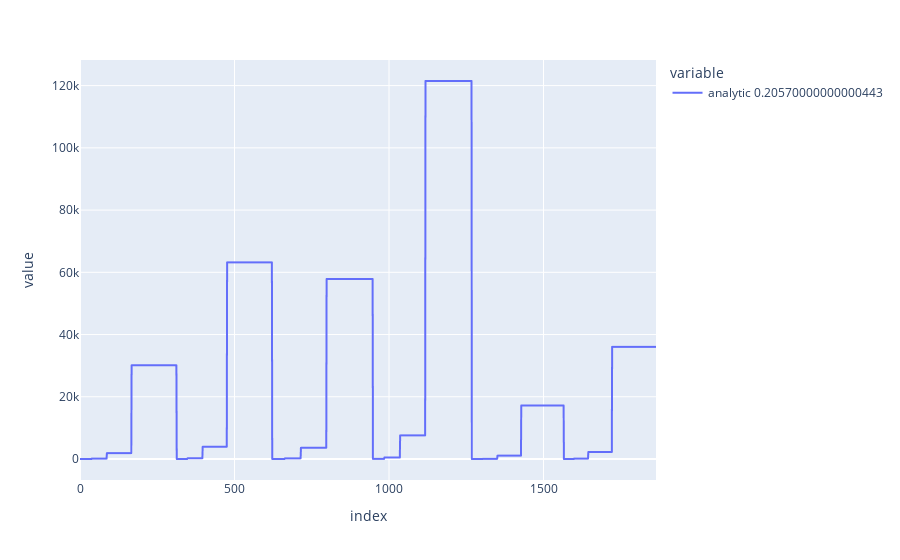

Notebook code cell kept with this figure:
### Code cell
x1.iloc[:,-1:].plot()

### Figure 1 — Plotly figure (JSON) as saved in the notebook; plotly's stock layout.template omitted (floating-point values rounded to 4 significant figures; data arrays with more than 128 entries replaced by an {"elided": "..."} marker saying what was removed)
{"data": [{"hovertemplate": "variable=analytic 0.20570000000000443<br>index=%{x}<br>value=%{y}<extra></extra>", "legendgroup": "analytic 0.20570000000000443", "line": {"color": "#636efa", "dash": "solid"}, "mode": "lines", "name": "analytic 0.20570000000000443", "showlegend": true, "type": "scattergl", "x": {"elided": "1865 int values"}, "xaxis": "x", "y": {"elided": "1865 float values"}, "yaxis": "y"}], "layout": {"legend": {"title": {"text": "variable"}, "tracegroupgap": 0}, "margin": {"t": 60}, "xaxis": {"anchor": "y", "domain": [0, 1], "title": {"text": "index"}}, "yaxis": {"anchor": "x", "domain": [0, 1], "title": {"text": "value"}}}}
